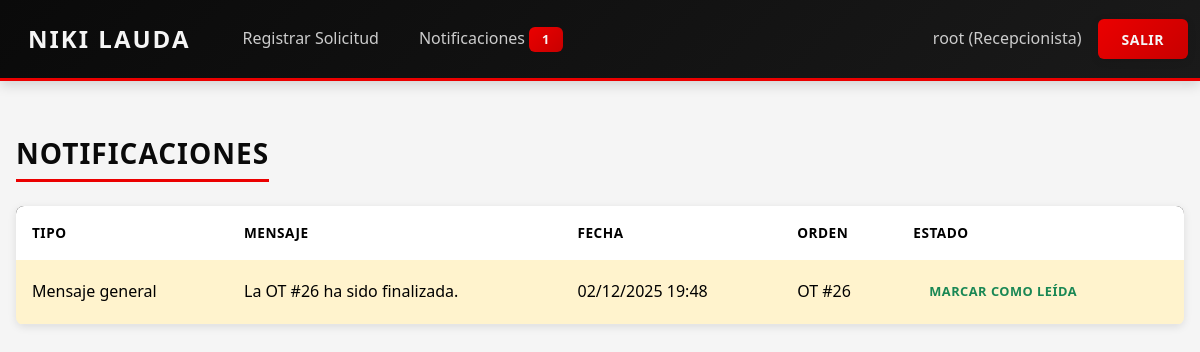
Page /notificaciones/ (signed in) on the earlier database version.
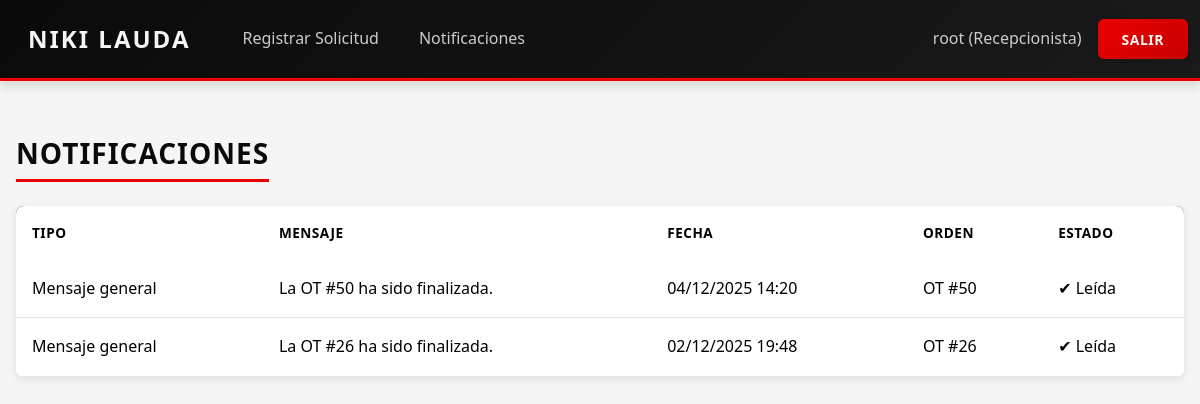
Same page on the later database version.
### core/models.py (models this page shows, shortened)
class Notificacion(models.Model):
    tipo = models.CharField(max_length=30, choices=TipoNotificacion.choices)
    orden = models.ForeignKey(
        OrdenTrabajo,
        on_delete=models.CASCADE,
        related_name="notificaciones",
        null=True,
        blank=True,
        help_text="Puede ser None para notificaciones generales (ej: stock bajo)"
    )
    emisor = models.ForeignKey(
        PerfilUsuario,
        on_delete=models.SET_NULL,
        null=True,
        related_name="notificaciones_enviadas",
        blank=True,
    )
    receptor = models.ForeignKey(
        PerfilUsuario,
        on_delete=models.SET_NULL,
        null=True,
        related_name="notificaciones_recibidas",
        blank=True,
    )
    mensaje = models.TextField()
    creada_en = models.DateTimeField(auto_now_add=True)
    leida = models.BooleanField(default=False)

class OrdenTrabajo(models.Model):
    PRIORIDAD_CHOICES = [
        ("BAJA", "Baja"),
        ("MEDIA", "Media"),
        ("ALTA", "Alta"),
    ]
    cliente = models.ForeignKey(Cliente, on_delete=models.PROTECT)
    vehiculo = models.ForeignKey(Vehiculo, on_delete=models.PROTECT)
    mecanico = models.ForeignKey(Mecanico, on_delete=models.SET_NULL, null=True, blank=True)
    zona_trabajo = models.ForeignKey(ZonaTrabajo, on_delete=models.SET_NULL, null=True, blank=True)
    fecha_ingreso = models.DateField()
    fecha_estimada_entrega = models.DateField(blank=True, null=True)
    fecha_entrega_real = models.DateField(blank=True, null=True)
    motivo_ingreso = models.CharField(max_length=200)
    descripcion_problema = models.TextField()
    observaciones_iniciales = models.TextField(blank=True, null=True)
    estado = models.ForeignKey(EstadoOT, on_delete=models.PROTECT)
    prioridad = models.CharField(max_length=10, choices=PRIORIDAD_CHOICES, default="MEDIA")
    en_lista_espera = models.BooleanField(
        default=False,
        help_text="True si la OT está en lista de espera (RF11)."
    )
    creado_en = models.DateTimeField(auto_now_add=True)
    actualizado_en = models.DateTimeField(auto_now=True)

### core/views.py (the view)
# urls.py: path("notificaciones/", views.notificaciones, name="notificaciones"),
@login_required
@requiere_perfil_usuario
def notificaciones(request):
    perfil = request.user.perfilusuario
    lista = Notificacion.objects.filter(
        receptor=perfil
    ).order_by("-creada_en")
    return render(request, "core/notificaciones/lista.html", {
        "notificaciones": lista
    })

### core/context_processors.py (called while the page is built)
def notificaciones(request):
    context = {
        'notif_no_leidas': 0,
    }
    if request.user.is_authenticated:
        try:
            perfil = request.user.perfilusuario
            context['notif_no_leidas'] = perfil.notificaciones_recibidas.filter(leida=False).count()
        except (PerfilUsuario.DoesNotExist, AttributeError):
            pass
    return context

### core/templates/core/notificaciones/lista.html
{% extends "core/base.html" %}
{% block content %}
<h3>Notificaciones</h3>
<table class="table table-hover">
    <thead>
        <tr>
            <th>Tipo</th>
            <th>Mensaje</th>
            <th>Fecha</th>
            <th>Orden</th>
            <th>Estado</th>
        </tr>
    </thead>
    <tbody>
        {% for n in notificaciones %}
        <tr class="{% if not n.leida %}table-warning{% endif %}">
            <td>{{ n.get_tipo_display }}</td>
            <td>{{ n.mensaje }}</td>
            <td>{{ n.creada_en|date:"d/m/Y H:i" }}</td>
            <td>
                {% if n.orden %}
                    OT #{{ n.orden.id }}
                {% else %}
                    --
                {% endif %}
            </td>
            <td>
                {% if n.leida %}
                    ✔ Leída
                {% else %}
                    <a href="{% url 'notificacion_leida' n.id %}"
                       class="btn btn-sm btn-outline-success">
                        Marcar como leída
                    </a>
                {% endif %}
            </td>
        </tr>
        {% empty %}
        <tr><td colspan="5" class="text-center">No tienes notificaciones.</td></tr>
        {% endfor %}
    </tbody>
</table>
{% endblock %}

### core/templates/core/navbar.html (shortened to what this page needs)
<nav class="navbar navbar-expand-lg navbar-dark bg-dark">
    <div class="container-fluid">
        <a class="navbar-brand" href="{% url 'dashboard' %}">Niki Lauda</a>
        <ul class="navbar-nav me-auto">
            {% if user.is_authenticated and user.perfilusuario %}
                {% if user.perfilusuario.rol == "RECEPCIONISTA" %}
                    <li class="nav-item">
                        <a class="nav-link" href="{% url 'registrar_solicitud' %}">Registrar Solicitud</a>
                    </li>
                {% endif %}
                <li class="nav-item">
                    <a class="nav-link" href="{% url 'notificaciones' %}">
                        Notificaciones
                        {% if notif_no_leidas > 0 %}
                            <span class="badge bg-danger">{{ notif_no_leidas }}</span>
                        {% endif %}
                    </a>
                </li>
            {% endif %}
        </ul>
        {% if user.is_authenticated %}
            <span class="navbar-text text-white me-3">
                {{ user.username }}{% if user.perfilusuario %} ({{ user.perfilusuario.get_rol_display }}){% endif %}
            </span>
            <a class="btn btn-danger" href="{% url 'logout' %}">Salir</a>
        {% else %}
            <a class="btn btn-primary" href="{% url 'login' %}">Iniciar Sesión</a>
            <a class="btn btn-outline-light ms-2" href="{% url 'registro' %}">Registrarse</a>
        {% endif %}
    </div>
</nav>

Differences in the rows shown:
added Notificacion: tipo "Mensaje general", mensaje "La OT #50 ha sido finalizada.", creada_en "04/12/2025 14:20", orden.id "50", leida "✔ Leída"
changed Notificacion "La OT #26 ha sido finalizada.": leida "MARCAR COMO LEÍDA" → "✔ Leída"
Other differences:
{{ notif_no_leidas }}: "1" → (not shown)
